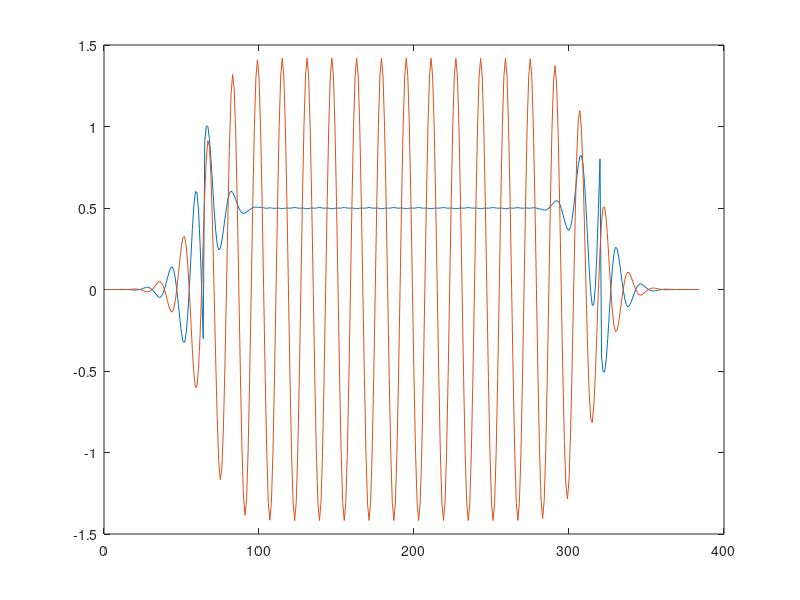

Reproduce this figure in MATLAB.
pkg load signal;

luma_freq = 0;
chroma_freq = 1 / 16;

N = 256;

phases = (0 : N - 1);

bandpass = 2 * fir1(64, 1 / 48) .* cos(2 * pi * chroma_freq * (-32 : 32));
delay = [zeros(1, 32), 1, zeros(1, 32)];

% Prev line
line0_Y = 0.5;
line0_U = sin(2 * pi * chroma_freq * phases + (+0.5 * pi));
line0_V = cos(2 * pi * chroma_freq * phases + (+0.5 * pi));
line0 = line0_Y + line0_U - line0_V;

phases1 = 2 * pi * chroma_freq * phases + (0 * pi);
%pal_modifier = 2.0 * sin(2.0 * phases1);
pal_modifier = 2.0 * sin(2.0 * (2 * pi * chroma_freq * (-32 : N - 1 + 32)));

% Current line 
line1_Y = 0.5;
line1_U = sin(phases1);
line1_V = cos(phases1);
line1 = line1_Y + line1_U + line1_V;

% Next line 
line2_Y = 0.5;
line2_U = sin(2 * pi * chroma_freq * phases + (-0.5 * pi));
line2_V = cos(2 * pi * chroma_freq * phases + (-0.5 * pi));
line2 = line2_Y + line2_U - line2_V;

% PAL
line0 = conv(line0, bandpass) .* pal_modifier;
line1 = conv(line1, delay);
avg = 0.5 * (line0 + line1);

avg = conv(avg, bandpass);
line1 = conv(line1, delay);

C = avg;
Y = line1 - avg;

figure;
plot(Y);
hold on;
plot(C);
